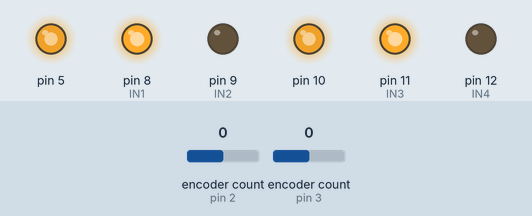
Bench run of a sketch on a simulated Arduino Uno, built with avr-gcc and run on an emulated ATmega328P. Parts: output pins drawn as LEDs (lit = HIGH). Inputs (shaded band) come from the test bench; at power-on: encoder count (sensors on pin 2, pin 3) 0. What the sketch prints to the serial monitor is not drawn.

Above: at 0.1 s.
Timing chart, 0 to 1.6 s (numbered marks = the images above):
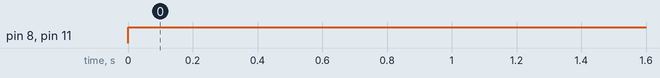

Measured:
- by itself, pin 8 (IN1), pin 11 (IN3): LOW → HIGH at 0.00 s

The sketch:

encoder.ino
```cpp
#include <Encoder.h>

#define IN1 8
#define IN2 9
#define IN3 11
#define IN4 12

Encoder encoder(2, 7);
Encoder encoder2(3, 6);

void setup() {
  pinMode(IN1, OUTPUT);
  pinMode(IN2, OUTPUT);

  pinMode(IN3, OUTPUT);
  pinMode(IN4, OUTPUT);

  pinMode(5, OUTPUT);
  analogWrite(5,220);

  pinMode(10, OUTPUT);
  analogWrite(10,220);

  Serial.begin(9600);
}

int contador = 1;
int leituraAnterior = 0;
int pulsosCm = 40;

void loop() {

  andaComEncoder(15);

  delay(1000);
}

void andaComEncoder(int pulsos){
  for(int i=0;i<pulsos;i++){
    frente();
    while (encoder2.read() <= 40 and encoder.read() <= 40) {
      Serial.print(encoder.read());
      Serial.print(" ");
      Serial.println(encoder2.read());
    }
    parar();
    Serial.print("Contagem final de pulsos ");
    Serial.print(encoder.read());
    Serial.print(" ");
    Serial.println(encoder2.read());
    encoder.write(0);
    encoder2.write(0);
  }
}

void frente() {
  digitalWrite(IN1, HIGH);
  digitalWrite(IN2, LOW);
  digitalWrite(IN3, HIGH);
  digitalWrite(IN4, LOW);
}

void parar() {
  digitalWrite(IN1, LOW);
  digitalWrite(IN2, LOW);
  digitalWrite(IN3, LOW);
  digitalWrite(IN4, LOW);
}
```
